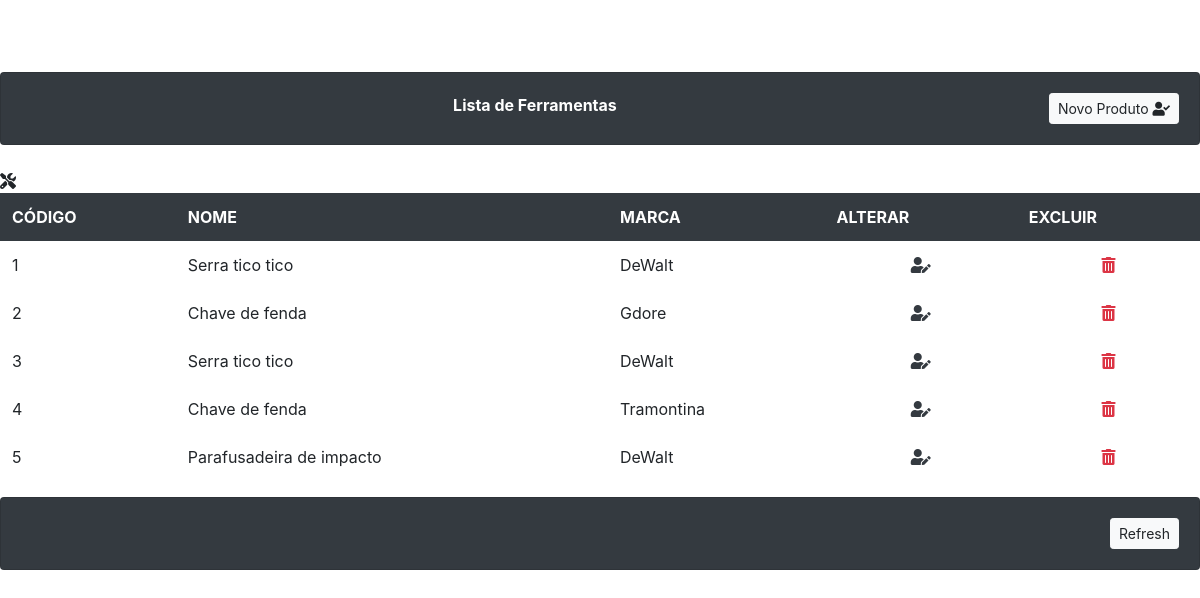
Page /Atividades_PHP/Estudo-de-caso/consulta.php on the committed database.
### tables this page shows
CREATE TABLE `tb_ferramenta` (
  `cod_ferramenta` int NOT NULL AUTO_INCREMENT,
  `nome_ferramenta` varchar(45) DEFAULT NULL,
  `marca_ferramenta` varchar(45) DEFAULT NULL,
  PRIMARY KEY (`cod_ferramenta`)
);

### Atividades_PHP/Estudo-de-caso/consulta.php (the view, shortened to what this page needs)
<!DOCTYPE html>
<html lang="pt-br">
<head>
</head>
<body>
  <?php
  include_once("conectar.php");
  $sql = "SELECT * FROM tb_ferramenta";
  $resultado = mysqli_query($strcon, $sql) or die("Erro ao retornar dados");
  ?>
  <br><br><br>
  <div class="card bg-dark text-white text-center font-weight-bold">
    <div class="card-body">
      Lista de Ferramentas
      <a href="index.php" target="centro" class="btn btn-light btn-sm float-right" data-toggle='tooltip' data-placement='left' title='Cadastrar nova ferramenta!'>
        Novo Produto <i class="fas fa-user-check"></i>
      </a>
    </div>
  </div>
  <br>
  <table class="table table-borderless table-hover">
    <thead class="thead-dark text-uppercase">
      <tr style="align:center">
        <th>Código</th>
        <th>Nome</th>
        <th>Marca</th>
        <th>Alterar</th>
        <th>Excluir</th>
      </tr>
    </thead>
    <tbody>
      <?php
      foreach ($resultado as $p) {
        echo "<tr>";
        echo "  <td>{$p["cod_ferramenta"]}</td>";
        echo "  <td>{$p["nome_ferramenta"]}</td>";
        echo "  <td>{$p["marca_ferramenta"]}</td>";
        echo "  <td class='text-center'><a href='alterarferramenta.php?id={$p["cod_ferramenta"]}' data-toggle='tooltip' data-placement='top' title='Editar Ferramenta!' onclick=\"return confirm('Tem certeza que deseja Editar  a Ferramenta!: {$p["nome_ferramenta"]}'); return false;\" ><i class='fas fa-user-edit text-dark'></i></a></td>";
        echo "  <td class='text-center'><a href='excluirFerramentaByidController.php?id={$p["cod_ferramenta"]}' data-toggle='tooltip' data-placement='top' title='Excluir a Ferramenta!!'  onclick=\"return confirm('Tem certeza que deseja Excluir a Ferramenta!: {$p["nome_ferramenta"]}'); return false;\"><i class='fas fa-trash-alt text-danger'></i></a></td>";
        echo "</tr>";
        }
      ?>
      <i class="fa-solid fa-screwdriver-wrench"></i>
    </tbody>
  </table>
  <div class="card bg-dark text-white text-center font-weight-bold">
    <div class="card-body">
      <a href="consulta.php" target="centro" class="btn btn-light btn-sm float-right" data-toggle='tooltip' data-placement='left' title='Atualizar consulta!'>
        Refresh <i class="fa-duotone fa-arrows-rotate"></i>
      </a>
    </div>
  </div>
</body>
</html>

### rows in the picture
tb_ferramenta: cod_ferramenta "1", nome_ferramenta "Serra tico tico", marca_ferramenta "DeWalt"
tb_ferramenta: cod_ferramenta "2", nome_ferramenta "Chave de fenda", marca_ferramenta "Gdore"
tb_ferramenta: cod_ferramenta "3", nome_ferramenta "Serra tico tico", marca_ferramenta "DeWalt"
tb_ferramenta: cod_ferramenta "4", nome_ferramenta "Chave de fenda", marca_ferramenta "Tramontina"
tb_ferramenta: cod_ferramenta "5", nome_ferramenta "Parafusadeira de impacto", marca_ferramenta "DeWalt"
